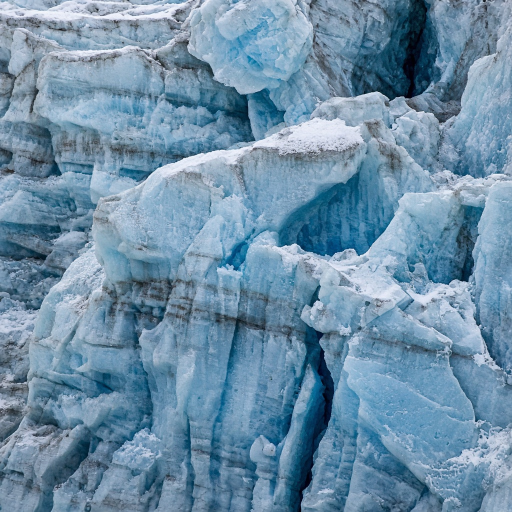
#> input picture engine/webgpu/glacier/tex/glacier-ice-wall.jpg, 1024 x 1024 px (shown at 1/2 size)
$ python precheck_atlas.py tex/glacier-ice-wall.jpg
#> lines starting #> are read from the running program, lines starting #| are printed output that depends on the picture
#!/usr/bin/env python3
# Offline gate for a crust atlas, before any chase render.
# (a) autocorrelation peaks. (b) the column grid metric on a perspective
# ground projection at the near-lane scale.
import json
import sys
from pathlib import Path

import numpy as np
from PIL import Image

H, W = 1280, 720
FOV = 62 * np.pi / 180
FOCAL = (H / 2) / np.tan(FOV / 2)
PX_PER_M = 2048.0


# [24 lines left out: function grid_peak, not called in this run]


def ground_xz(eye_h, pitch):
    xs = (np.arange(W) - W / 2) / FOCAL
    ys = (H / 2 - np.arange(H)) / FOCAL
    dx = np.broadcast_to(xs, (H, W)).astype(np.float64)
    dy = np.broadcast_to(ys[:, None], (H, W)).copy()
    dz = np.ones((H, W))
    inv = 1.0 / np.sqrt(dx * dx + dy * dy + dz * dz)
    dx *= inv
    dy *= inv
    dz *= inv
    cp, sp = np.cos(pitch), np.sin(pitch)
    wy = dy * cp - dz * sp
    wz = dy * sp + dz * cp
    t = np.divide(-eye_h, wy, out=np.full_like(wy, np.nan), where=wy < -1e-4)
    return t * dx, t * wz


def scale_report(gx):
    rows = {}
    finite = np.isfinite(gx).any(axis=1)
    horizon = int(np.argmax(finite)) if finite.any() else 0
    samples = [("horizon", horizon + 8), ("top", int(H * 0.55)), ("mid", int(H * 0.75)), ("near", int(H * 0.90)), ("bottom", int(H * 0.955))]
    for name, y in samples:
        step = np.abs(np.diff(gx[y]))
        step = step[np.isfinite(step) & (step > 1e-6)]
        if not len(step):
            rows[name] = None
            continue
        m = float(np.median(step))
        rows[name] = {"metresPerPx": round(m, 4), "pxPerHalfMetre": round(0.5 / m, 1)}
#> in main, atlas is the input picture: shape (1024, 1024, 3); mean R, G, B 109.3, 142.5, 166.9
    return rows


def srgb_to_lin(u8):
    x = u8.astype(np.float32) / 255.0
    return np.where(x <= 0.04045, x / 12.92, ((x + 0.055) / 1.055) ** 2.4)


def lin_to_u8(lin):
    y = np.where(lin <= 0.0031308, lin * 12.92, 1.055 * np.power(np.maximum(lin, 0), 1.0 / 2.4) - 0.055)
    return np.clip(y, 0, 1) * 255


# [56 lines left out: functions build_mips, bilinear, project, not called in this run]


def autocorrelation(atlas):
    gray = atlas.astype(np.float64).mean(axis=2)
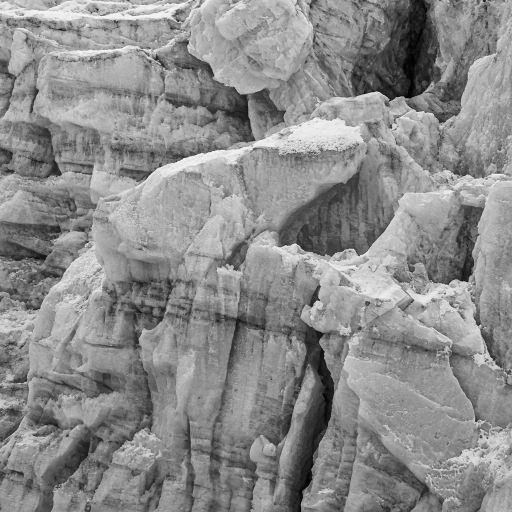
#> gray: shape (1024, 1024) float64 (shown at 1/2 size); min 0.667, max 252, mean 139.6
    gray -= gray.mean()
    spec = np.fft.rfft2(gray)
    ac = np.fft.irfft2(spec * np.conj(spec), s=gray.shape)
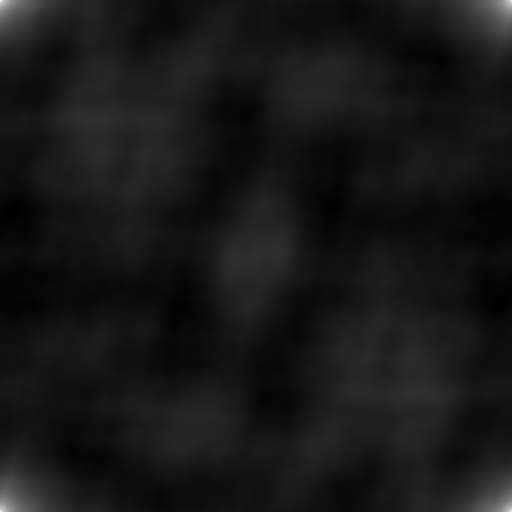
#> ac: shape (1024, 1024) float64 (shown at 1/2 size); min -183851769.8, max 1.84e+09, mean 0; drawn with min black and max white
    if not np.isfinite(ac[0, 0]) or abs(ac[0, 0]) < 1e-8:
        return {"top3": [], "watch": {"512": {"ac": 0, "ratio": 0, "ac2": 0}, "1024": {"ac": 0, "ratio": 0, "ac2": 0}}}
    ac /= ac[0, 0]
    # Column signal: the period that becomes vertical seams.
    sig = gray.mean(axis=0)
#> sig = 1024 values, max 16.88 at index 986, min -20.61 at index 620, mean 8.22e-15
    sig -= sig.mean()
#> sig = 1024 values, max 16.88 at index 986, min -20.61 at index 620, mean 0
    var = np.dot(sig, sig) / len(sig)
#> var = 62.72
    if not np.isfinite(ac[0, 0]) or ac[0, 0] == 0 or var < 1e-8:
        return {"top3": [], "watch": {"512": {"ac": 0, "ratio": 0, "ac2": 0}, "1024": {"ac": 0, "ratio": 0, "ac2": 0}}}

    def ac1(k):
        return float(np.dot(sig[: len(sig) - k], sig[k:]) / ((len(sig) - k) * var))

    lags = np.arange(32, 2048)
    vals = np.array([ac1(int(k)) for k in lags])
    # Local peak: higher than both neighbors by a margin, scored against a wide baseline.
    peaks = []
    for i in range(2, len(lags) - 2):
        if vals[i] < vals[i - 1] or vals[i] < vals[i + 1]:
            continue
        beside = np.mean([vals[i - 2], vals[i + 2], vals[max(0, i - 8)], vals[min(len(vals) - 1, i + 8)]])
        ratio = float(vals[i] / (abs(beside) + 0.08))
        peaks.append({"lag": int(lags[i]), "ac": round(float(vals[i]), 4), "ratio": round(ratio, 3)})
    peaks.sort(key=lambda p: p["ratio"], reverse=True)
    watch = {}
    for lag in (512, 1024):
        beside = (ac1(lag - 64) + ac1(lag + 64) + ac1(lag - 128) + ac1(lag + 128)) / 4
        watch[str(lag)] = {
            "ac": round(ac1(lag), 4),
            "ratio": round(ac1(lag) / (abs(beside) + 0.08), 3),
            "ac2": round(float(max(ac[0, lag], ac[lag, 0])), 4),
        }
    return {"top3": peaks[:3], "watch": watch}


# [17 lines left out: function synth, not called in this run]


def main():
    paths = [Path(p) for p in sys.argv[1:]]
    # Eye and pitch chosen so the gate band's near rows sit at 80–140 px per 0.5 m.
    eye_h, pitch = 1.35, -0.11
    gx, gz = ground_xz(eye_h, pitch)
    report = {"focalPx": round(FOCAL, 1), "eyeM": eye_h, "pitchDeg": round(pitch * 180 / np.pi, 2), "scale": scale_report(gx)}
    print(json.dumps({"scale": report}, indent=2))
    out = []
    for path in paths:
        atlas = np.asarray(Image.open(path).convert("RGB"))
        row = {"file": path.name, "autocorr": autocorrelation(atlas), "synth": synth(atlas, gx, gz)}
        out.append(row)
        print(json.dumps({"file": path.name, "top3": row["autocorr"]["top3"], "watch": row["autocorr"]["watch"], "synth": row["synth"]["worst"], "over": row["synth"]["over"]}, indent=2), flush=True)
    Path("/tmp/r21-precheck.json").write_text(json.dumps({"camera": report, "atlases": out}, indent=2) + "\n")


if __name__ == "__main__":
#> (the run stopped early here; a loop or call above may not have finished)

$ run again, on engine/webgpu/glacier/tex/glacier-snow-floor.jpg
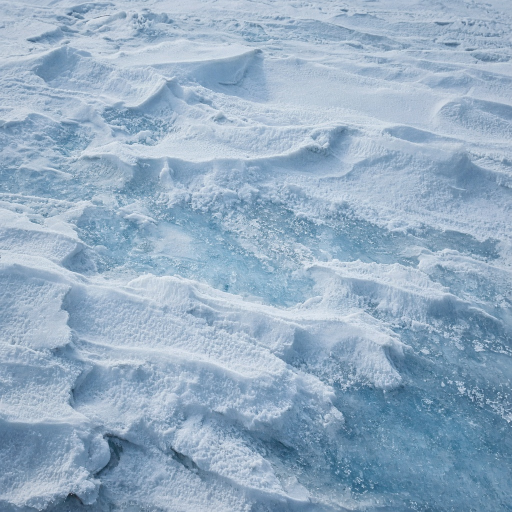
#> input picture engine/webgpu/glacier/tex/glacier-snow-floor.jpg, 1024 x 1024 px (shown at 1/2 size)
#> in main, atlas is the input picture: shape (1024, 1024, 3); mean R, G, B 148.7, 172.9, 194.9
#> in autocorrelation, `gray = atlas.astype(np.float64).mean(axis=2)`:
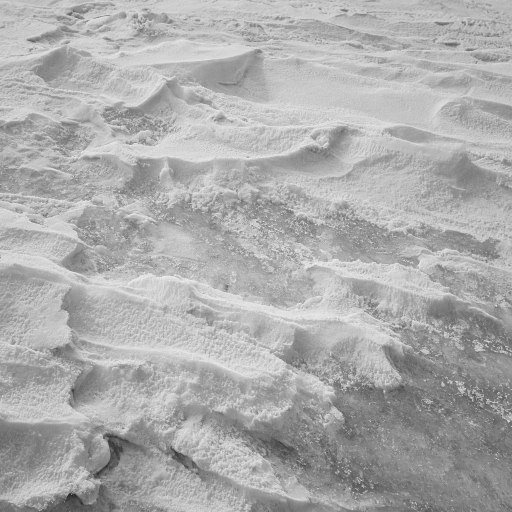
#> gray: shape (1024, 1024) float64 (shown at 1/2 size); min 36, max 244, mean 172.2
#> in autocorrelation, `ac = np.fft.irfft2(spec * np.conj(spec), s=gray.shape)`:
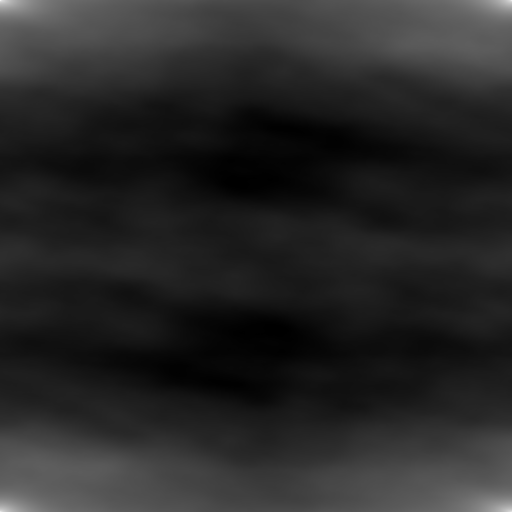
#> ac: shape (1024, 1024) float64 (shown at 1/2 size); min -167730794.8, max 913993627.6, mean 0; drawn with min black and max white
#> in autocorrelation, `sig = gray.mean(axis=0)`: sig = 1024 values, max 13.98 at index 376, min -18.14 at index 981, mean 7.99e-15
#> in autocorrelation, `sig -= sig.mean()`: sig = 1024 values, max 13.98 at index 376, min -18.14 at index 981, mean 4.44e-16
#> var = 62.35
